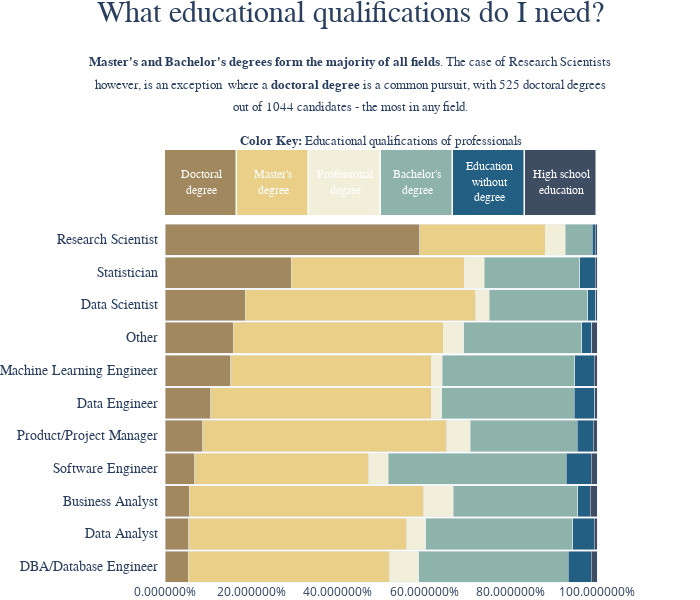

The notebook cell this image was saved under:
### Markdown cell above
## <div class="subsection_title">2.6 Education required</div>

With all the disciplines that go into data analysis and machine learning, I always wondered what education qualifications were the norm in these professions and possibly what education I should pursue to thrive in these areas. Let's see how the fields stack up in terms of their educational make-up.

<div class="sidenote">
    Source: Kaggle 2020 DS and ML Survey - <span style="font-style: italic;">Q4. What is the highest level of formal education that you have attained or plan to attain within the next 2 years?</span>
</div>

### Code cell
# Education levels of professionals by field

# df containing percentage distribution of education levels by field
education_df = pd.DataFrame()

for field in fields:
    education_df[field] = dataprofs[dataprofs["Q5"]==field]["Q4"].value_counts()
     
education_df.dropna(inplace = True)
education_df = education_df/education_df.sum()

# Adding spacing and formatting directly to the column names.
education_df.columns = [("<span style='font-size:14px; font-family:Helvetica'>"+label + "</span>  ") for label in education_df.columns]

# plotting stacked bar charts
trace1 = go.Bar(
    y = education_df.columns,
    x = education_df.loc["Doctoral degree"],
    name = "Doctoral Degree",
    marker = dict(color= f1),#"#a2885e"
    orientation = "h"
)

trace2 = go.Bar(
    y = education_df.columns,
    x = education_df.loc["Master’s degree"],
    orientation = "h",
    marker = dict(color= f2), #"#e9cf87"
    name = "Master's degree"
)

trace3 = go.Bar(
    y = education_df.columns,
    x = education_df.loc["Professional degree"],
    marker = dict(color= f3), #"#f1efd9"
    name = "Professional degree",
    orientation = "h"    
)

trace4 = go.Bar(
    y = education_df.columns,
    x = education_df.loc["Bachelor’s degree"],
    name = "Bachelor's degree",
    marker = dict(color= f4), #"#8eb3aa"
    orientation = "h"
)

trace5 = go.Bar(
    y = education_df.columns,
    x = education_df.loc["Some college/university study without earning a bachelor’s degree"],
    name = "Education without a degree",
    marker = dict(color= f5), #"#235f83"
    orientation = "h"
)

trace6 = go.Bar(
    y = education_df.columns,
    x = education_df.loc["No formal education past high school"],
    name = "No formal education past high school",
    orientation = "h",
    marker = dict(color= primary_blue3), #"#b4cde3"
)

large_title_format = "<span style='font-size:30px; font-family:Times New Roman'>What educational qualifications do I need?</span>"
small_title_format = "<span style='font-size:13px; font-family:Tahoma'><b>Master's and Bachelor's degrees form the majority of all fields</b>. The case of Research Scientists<br>however, is an exception  where a <b>doctoral degree</b> is a common pursuit, with 525 doctoral degrees<br>out of 1044 candidates - the most in any field.</span>"

layout = dict(
    title = dict(text = large_title_format + "<br><br>" + small_title_format,x=0.5, y=0.963),
    margin = dict(t=150, l=0,b=0),
    xaxis = dict(title="<span style='font-size:13px; font-family:Helvetica'><b>Color Key: </b>Educational qualifications of professionals</span>", side="top",title_standoff=0, domain=[0,0.95], showticklabels = False),
    xaxis2 = dict(domain=[0,1], tickformat = '%'),
    yaxis = dict(domain=[0.85,1], showticklabels = False),
    yaxis2={'categoryorder':'array',
           'categoryarray': education_df.loc["Doctoral degree"].sort_values(ascending=True).keys(),
            'domain':[0,0.83]
           },
    barmode = "stack",
    bargap = 0.05,
    showlegend = False,
    width = 700,
    height = 600,
    plot_bgcolor = "#fff"
)

# Adding a separate subplot that will act as a color key
colorscale = ff.create_annotated_heatmap(
    z=[[1,2,3,4,5,6]],
        annotation_text =[["<span style='font-size:12px; font-family: Tahoma'>"+text+"</span>" for text in ["Doctoral<br>degree","Master's<br>degree","Professional<br>degree","Bachelor's<br>degree","Education<br>without<br>degree","High school<br>education"]]],
    colorscale= [
        [0.000,"#a2885e"],[0.166,"#a2885e"],
        [0.166,"#e9cf87"],[0.333,"#e9cf87"],
        [0.333,"#f1efd9"],[0.500,"#f1efd9"],
        [0.500,"#8eb3aa"],[0.666,"#8eb3aa"],
        [0.666,"#235f83"],[0.833,"#235f83"],
        [0.833,primary_blue3],[1.000,primary_blue3],
    ],
    font_colors = ["white", "white", "black", "white", "white", "white"],
    xgap = 1.5,
    showscale = False
)


data = [trace1, trace2, trace3, trace4, trace5, trace6]

fig = subplots.make_subplots(
    rows=2, 
    cols=1, 
    shared_yaxes=True, 
    shared_xaxes=False, 
    horizontal_spacing = 0.02, 
    vertical_spacing = 0.01
)

fig.append_trace(colorscale.data[0],1,1); 

fig.append_trace(trace1,2,1); 
fig.append_trace(trace2,2,1); 
fig.append_trace(trace3,2,1); 
fig.append_trace(trace4,2,1); 
fig.append_trace(trace5,2,1); 
fig.append_trace(trace6,2,1);

# Workaround to show annotations with ff.create_annotated_heatmap() subplots.
annot1 = list(colorscale.layout.annotations)
for k in range(len(annot1)):
    annot1[k]['xref'] = 'x'
    annot1[k]['yref'] = 'y'
fig.update_layout(annotations=annot1) 


fig.update_layout(layout)
iplot(fig)

### Figure 1 — Plotly figure (JSON) as saved in the notebook; plotly's stock layout.template omitted (floating-point values rounded to 4 significant figures)
{"data": [{"colorscale": [[0, "#a2885e"], [0.166, "#a2885e"], [0.166, "#e9cf87"], [0.333, "#e9cf87"], [0.333, "#f1efd9"], [0.5, "#f1efd9"], [0.5, "#8eb3aa"], [0.666, "#8eb3aa"], [0.666, "#235f83"], [0.833, "#235f83"], [0.833, "#3f4d63"], [1, "#3f4d63"]], "reversescale": false, "showscale": false, "type": "heatmap", "xaxis": "x", "xgap": 1.5, "yaxis": "y", "z": [[1, 2, 3, 4, 5, 6]]}, {"marker": {"color": "#a2885e"}, "name": "Doctoral Degree", "orientation": "h", "type": "bar", "x": [0.1062, 0.1861, 0.5899, 0.2923, 0.08715, 0.05472, 0.06876, 0.1522, 0.1585, 0.05667, 0.05333], "xaxis": "x2", "y": ["<span style='font-size:14px; font-family:Helvetica'>Data Engineer</span>  ", "<span style='font-size:14px; font-family:Helvetica'>Data Scientist</span>  ", "<span style='font-size:14px; font-family:Helvetica'>Research Scientist</span>  ", "<span style='font-size:14px; font-family:Helvetica'>Statistician</span>  ", "<span style='font-size:14px; font-family:Helvetica'>Product/Project Manager</span>  ", "<span style='font-size:14px; font-family:Helvetica'>Data Analyst</span>  ", "<span style='font-size:14px; font-family:Helvetica'>Software Engineer</span>  ", "<span style='font-size:14px; font-family:Helvetica'>Machine Learning Engineer</span>  ", "<span style='font-size:14px; font-family:Helvetica'>Other</span>  ", "<span style='font-size:14px; font-family:Helvetica'>Business Analyst</span>  ", "<span style='font-size:14px; font-family:Helvetica'>DBA/Database Engineer</span>  "], "yaxis": "y2"}, {"marker": {"color": "#e9cf87"}, "name": "Master's degree", "orientation": "h", "type": "bar", "x": [0.5103, 0.5326, 0.2899, 0.4, 0.5643, 0.504, 0.4024, 0.4638, 0.4847, 0.5417, 0.4667], "xaxis": "x2", "y": ["<span style='font-size:14px; font-family:Helvetica'>Data Engineer</span>  ", "<span style='font-size:14px; font-family:Helvetica'>Data Scientist</span>  ", "<span style='font-size:14px; font-family:Helvetica'>Research Scientist</span>  ", "<span style='font-size:14px; font-family:Helvetica'>Statistician</span>  ", "<span style='font-size:14px; font-family:Helvetica'>Product/Project Manager</span>  ", "<span style='font-size:14px; font-family:Helvetica'>Data Analyst</span>  ", "<span style='font-size:14px; font-family:Helvetica'>Software Engineer</span>  ", "<span style='font-size:14px; font-family:Helvetica'>Machine Learning Engineer</span>  ", "<span style='font-size:14px; font-family:Helvetica'>Other</span>  ", "<span style='font-size:14px; font-family:Helvetica'>Business Analyst</span>  ", "<span style='font-size:14px; font-family:Helvetica'>DBA/Database Engineer</span>  "], "yaxis": "y2"}, {"marker": {"color": "#f1efd9"}, "name": "Professional degree", "orientation": "h", "type": "bar", "x": [0.0236, 0.03086, 0.04607, 0.04615, 0.05447, 0.04501, 0.0455, 0.02536, 0.04812, 0.06833, 0.06667], "xaxis": "x2", "y": ["<span style='font-size:14px; font-family:Helvetica'>Data Engineer</span>  ", "<span style='font-size:14px; font-family:Helvetica'>Data Scientist</span>  ", "<span style='font-size:14px; font-family:Helvetica'>Research Scientist</span>  ", "<span style='font-size:14px; font-family:Helvetica'>Statistician</span>  ", "<span style='font-size:14px; font-family:Helvetica'>Product/Project Manager</span>  ", "<span style='font-size:14px; font-family:Helvetica'>Data Analyst</span>  ", "<span style='font-size:14px; font-family:Helvetica'>Software Engineer</span>  ", "<span style='font-size:14px; font-family:Helvetica'>Machine Learning Engineer</span>  ", "<span style='font-size:14px; font-family:Helvetica'>Other</span>  ", "<span style='font-size:14px; font-family:Helvetica'>Business Analyst</span>  ", "<span style='font-size:14px; font-family:Helvetica'>DBA/Database Engineer</span>  "], "yaxis": "y2"}, {"marker": {"color": "#8eb3aa"}, "name": "Bachelor's degree", "orientation": "h", "type": "bar", "x": [0.3068, 0.2284, 0.06292, 0.2205, 0.2484, 0.3398, 0.4115, 0.3068, 0.2723, 0.2883, 0.3467], "xaxis": "x2", "y": ["<span style='font-size:14px; font-family:Helvetica'>Data Engineer</span>  ", "<span style='font-size:14px; font-family:Helvetica'>Data Scientist</span>  ", "<span style='font-size:14px; font-family:Helvetica'>Research Scientist</span>  ", "<span style='font-size:14px; font-family:Helvetica'>Statistician</span>  ", "<span style='font-size:14px; font-family:Helvetica'>Product/Project Manager</span>  ", "<span style='font-size:14px; font-family:Helvetica'>Data Analyst</span>  ", "<span style='font-size:14px; font-family:Helvetica'>Software Engineer</span>  ", "<span style='font-size:14px; font-family:Helvetica'>Machine Learning Engineer</span>  ", "<span style='font-size:14px; font-family:Helvetica'>Other</span>  ", "<span style='font-size:14px; font-family:Helvetica'>Business Analyst</span>  ", "<span style='font-size:14px; font-family:Helvetica'>DBA/Database Engineer</span>  "], "yaxis": "y2"}, {"marker": {"color": "#235f83"}, "name": "Education without a degree", "orientation": "h", "type": "bar", "x": [0.0472, 0.01852, 0.006742, 0.0359, 0.03704, 0.04943, 0.05763, 0.04469, 0.02347, 0.02833, 0.05333], "xaxis": "x2", "y": ["<span style='font-size:14px; font-family:Helvetica'>Data Engineer</span>  ", "<span style='font-size:14px; font-family:Helvetica'>Data Scientist</span>  ", "<span style='font-size:14px; font-family:Helvetica'>Research Scientist</span>  ", "<span style='font-size:14px; font-family:Helvetica'>Statistician</span>  ", "<span style='font-size:14px; font-family:Helvetica'>Product/Project Manager</span>  ", "<span style='font-size:14px; font-family:Helvetica'>Data Analyst</span>  ", "<span style='font-size:14px; font-family:Helvetica'>Software Engineer</span>  ", "<span style='font-size:14px; font-family:Helvetica'>Machine Learning Engineer</span>  ", "<span style='font-size:14px; font-family:Helvetica'>Other</span>  ", "<span style='font-size:14px; font-family:Helvetica'>Business Analyst</span>  ", "<span style='font-size:14px; font-family:Helvetica'>DBA/Database Engineer</span>  "], "yaxis": "y2"}, {"marker": {"color": "#3f4d63"}, "name": "No formal education past high school", "orientation": "h", "type": "bar", "x": [0.0059, 0.003527, 0.004494, 0.005128, 0.008715, 0.007061, 0.01416, 0.007246, 0.01291, 0.01667, 0.01333], "xaxis": "x2", "y": ["<span style='font-size:14px; font-family:Helvetica'>Data Engineer</span>  ", "<span style='font-size:14px; font-family:Helvetica'>Data Scientist</span>  ", "<span style='font-size:14px; font-family:Helvetica'>Research Scientist</span>  ", "<span style='font-size:14px; font-family:Helvetica'>Statistician</span>  ", "<span style='font-size:14px; font-family:Helvetica'>Product/Project Manager</span>  ", "<span style='font-size:14px; font-family:Helvetica'>Data Analyst</span>  ", "<span style='font-size:14px; font-family:Helvetica'>Software Engineer</span>  ", "<span style='font-size:14px; font-family:Helvetica'>Machine Learning Engineer</span>  ", "<span style='font-size:14px; font-family:Helvetica'>Other</span>  ", "<span style='font-size:14px; font-family:Helvetica'>Business Analyst</span>  ", "<span style='font-size:14px; font-family:Helvetica'>DBA/Database Engineer</span>  "], "yaxis": "y2"}], "layout": {"annotations": [{"font": {"color": "white"}, "showarrow": false, "text": "<span style='font-size:12px; font-family: Tahoma'>Doctoral<br>degree</span>", "x": 0, "xref": "x", "y": 0, "yref": "y"}, {"font": {"color": "white"}, "showarrow": false, "text": "<span style='font-size:12px; font-family: Tahoma'>Master's<br>degree</span>", "x": 1, "xref": "x", "y": 0, "yref": "y"}, {"font": {"color": "white"}, "showarrow": false, "text": "<span style='font-size:12px; font-family: Tahoma'>Professional<br>degree</span>", "x": 2, "xref": "x", "y": 0, "yref": "y"}, {"font": {"color": "white"}, "showarrow": false, "text": "<span style='font-size:12px; font-family: Tahoma'>Bachelor's<br>degree</span>", "x": 3, "xref": "x", "y": 0, "yref": "y"}, {"font": {"color": "white"}, "showarrow": false, "text": "<span style='font-size:12px; font-family: Tahoma'>Education<br>without<br>degree</span>", "x": 4, "xref": "x", "y": 0, "yref": "y"}, {"font": {"color": "white"}, "showarrow": false, "text": "<span style='font-size:12px; font-family: Tahoma'>High school<br>education</span>", "x": 5, "xref": "x", "y": 0, "yref": "y"}], "bargap": 0.05, "barmode": "stack", "height": 600, "margin": {"b": 0, "l": 0, "t": 150}, "plot_bgcolor": "#fff", "showlegend": false, "title": {"text": "<span style='font-size:30px; font-family:Times New Roman'>What educational qualifications do I need?</span><br><br><span style='font-size:13px; font-family:Tahoma'><b>Master's and Bachelor's degrees form the majority of all fields</b>. The case of Research Scientists<br>however, is an exception  where a <b>doctoral degree</b> is a common pursuit, with 525 doctoral degrees<br>out of 1044 candidates - the most in any field.</span>", "x": 0.5, "y": 0.963}, "width": 700, "xaxis": {"anchor": "y", "domain": [0, 0.95], "showticklabels": false, "side": "top", "title": {"standoff": 0, "text": "<span style='font-size:13px; font-family:Helvetica'><b>Color Key: </b>Educational qualifications of professionals</span>"}}, "xaxis2": {"anchor": "y2", "domain": [0, 1], "tickformat": "%"}, "yaxis": {"anchor": "x", "domain": [0.85, 1], "showticklabels": false}, "yaxis2": {"anchor": "x2", "categoryarray": ["<span style='font-size:14px; font-family:Helvetica'>DBA/Database Engineer</span>  ", "<span style='font-size:14px; font-family:Helvetica'>Data Analyst</span>  ", "<span style='font-size:14px; font-family:Helvetica'>Business Analyst</span>  ", "<span style='font-size:14px; font-family:Helvetica'>Software Engineer</span>  ", "<span style='font-size:14px; font-family:Helvetica'>Product/Project Manager</span>  ", "<span style='font-size:14px; font-family:Helvetica'>Data Engineer</span>  ", "<span style='font-size:14px; font-family:Helvetica'>Machine Learning Engineer</span>  ", "<span style='font-size:14px; font-family:Helvetica'>Other</span>  ", "<span style='font-size:14px; font-family:Helvetica'>Data Scientist</span>  ", "<span style='font-size:14px; font-family:Helvetica'>Statistician</span>  ", "<span style='font-size:14px; font-family:Helvetica'>Research Scientist</span>  "], "categoryorder": "array", "domain": [0, 0.83]}}}
